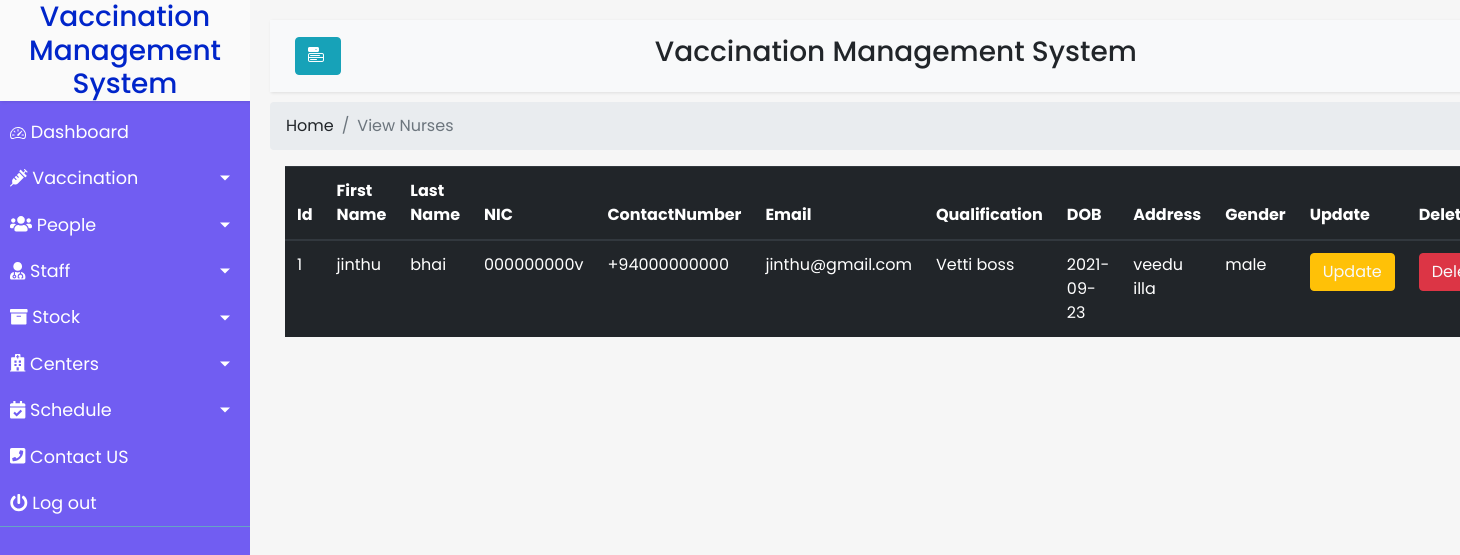
Page /staff/viewPhi.php on the committed database.
### tables this page shows
CREATE TABLE `phis` (
  `id` int(20) NOT NULL,
  `firstName` varchar(255) NOT NULL,
  `lastName` varchar(255) NOT NULL,
  `nic` varchar(20) NOT NULL,
  `ContactNumber` varchar(15) NOT NULL,
  `email` varchar(255) NOT NULL,
  `qualification` varchar(255) NOT NULL,
  `dob` varchar(20) NOT NULL,
  `address` varchar(255) NOT NULL,
  `gender` varchar(255) NOT NULL
);

### staff/viewPhi.php (the view, shortened to what this page needs)
<?php
include "database.php";
$result = mysqli_query($conn,"SELECT * FROM phis");
?>
<!DOCTYPE html>
<html>
<head>
    <link rel="stylesheet" href="https://stackpath.bootstrapcdn.com/bootstrap/4.1.0/css/bootstrap.min.css"
>
    <link rel="stylesheet" href="https://cdn.jsdelivr.net/npm/bootstrap-icons@1.5.0/font/bootstrap-icons.css">
    <link rel="stylesheet" href="Homepage.css">
</head>
<body>
    <div class="wrapper">
        <?php include '../navbar.php' ?>
        <div id="content">
            <nav class="navbar navbar-expand-lg navbar-light bg-light">
                <div class="container-fluid">
                    <button type="button" id="sidebarCollapse" class="btn btn-info ">
                        <i class="bi bi-menu-button-fill"></i>
                    </button>
                    <h3 style="margin-right: 30%;">Vaccination Management System</h3>
                </div>
            </nav>
            <nav aria-label="breadcrumb">
                <ol class="breadcrumb">
                    <li class="breadcrumb-item"><a href="#">Home</a></li>
                    <li class="breadcrumb-item active" aria-current="page">View Nurses</li>
                </ol>
            </nav>
            <div class="col-md-12">
                <div class="table-responsive">
                    <table class="table table-dark">
                        <thead>
                            <tr>
                                <th scope="col">Id</th>
                                <th scope="col">First Name</th>
                                <th scope="col">Last Name</th>
                                <th scope="col">NIC</th>
                                <th scope="col">ContactNumber</th>
                                <th scope="col">Email</th>
                                <th scope="col">Qualification</th>
                                <th scope="col">DOB</th>
                                <th scope="col">Address</th>
                                <th scope="col">Gender</th>
                                <th scope="col">Update</th>
                                <th scope="col">Delete</th>
                            </tr>
                        </thead>
                        <tbody>
                            <?php
                            $i=0;
                            while($row = mysqli_fetch_array($result)) {
                            ?>
                            <tr class="<?php if(isset($classname)) echo $classname;?>">
                                <td><?php echo $row["id"]; ?></td>
                                <td><?php echo $row["firstName"]; ?></td>
                                <td><?php echo $row["lastName"]; ?></td>
                                <td><?php echo $row["nic"]; ?></td>
                                <td><?php echo $row["ContactNumber"]; ?></td>
                                <td><?php echo $row["email"]; ?></td>
                                <td><?php echo $row["qualification"]; ?></td>
                                <td><?php echo $row["dob"]; ?></td>
                                <td><?php echo $row["address"]; ?></td>
                                <td><?php echo $row["gender"]; ?></td>
                                <td><a href="updatePhi.php?id=<?php echo $row["id"]; ?>" class="btn btn-warning text-light">Update</a></td>
                                <td><a href="deletePhi.php?id=<?php echo $row["id"]; ?>" class="btn btn-danger text-light">Delete</a></td>
                            </tr>
                            <?php $i++; } ?>
                        </tbody>
                    </table>
                </div>
            </div>
        </div>
    </div>
</body>
</html>

### staff/Homepage.css (style rules this page uses)
body { font-family: 'Poppins', sans-serif; background: #fafafa; }
a, a:hover, a:focus { color: inherit; text-decoration: none; transition: all 0.3s; }
.navbar { padding: 15px 10px; background: #fff; border: none; border-radius: 0; margin-bottom: 10px; box-shadow: 1px 1px 3px rgba(0, 0, 0, 0.1); }
i, span { display: inline-block; }
.wrapper { display: flex; align-items: stretch; }
#content { width: 100%; padding: 20px; min-height: 100vh; transition: all 0.3s; background-color: #f6f6f6; }

### css/Homepage.css (style rules this page uses)
body { font-family: 'Poppins', sans-serif; background: #fafafa; }
a, a:hover, a:focus { color: inherit; text-decoration: none; transition: all 0.3s; }
.navbar { padding: 15px 10px; background: #fff; border: none; border-radius: 0; margin-bottom: 10px; box-shadow: 1px 1px 3px rgba(0, 0, 0, 0.1); }
i, span { display: inline-block; }
.wrapper { display: flex; align-items: stretch; }
#content { width: 100%; padding: 20px; min-height: 100vh; transition: all 0.3s; background-color: #f6f6f6; }

### rows in the picture
phis: id "1", firstName "jinthu", lastName "bhai", nic "000000000v", ContactNumber "+94000000000", email "jinthu@gmail.com", qualification "Vetti boss", dob "2021-09-23", address "veedu illa", gender "male"
